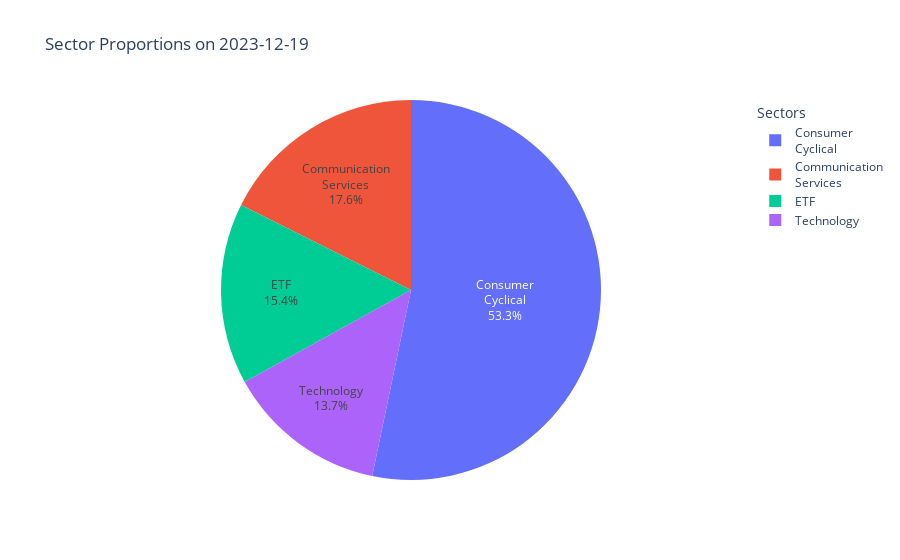

Write notebook code for a chart like this one.
### Code cell
def plot_sector_proportions(portfolio_data, sectors, date=None, max_label_length=15):
    date = NOTEBOOK_DATE or date or max(portfolio_data.keys())
    if date not in portfolio_data:
        raise ValueError(f"No data available for date: {date}")

    holdings = portfolio_data[date]['holdings']
    sector_values = defaultdict(float)
    total_value = 0

    for symbol, data in holdings.items():
        sector = sectors.get(symbol, 'ETF')
        market_value = float(data['market_value'])
        sector_values[sector] += market_value
        total_value += market_value

    labels = list(sector_values.keys())
    sizes = list(sector_values.values())
    percentages = [value / total_value * 100 for value in sizes]

    # Wrap long labels
    wrapped_labels = [wrap_label(label, max_label_length) for label in labels]

    hover_text = [f"{sector}<br>${value:,.2f}<br>{percentage:.2f}%"
                  for sector, value, percentage in zip(labels, sizes, percentages)]

    fig = go.Figure(data=[go.Pie(
        labels=wrapped_labels,
        values=sizes,
        text=[f'${value:,.2f}' for value in sizes],
        hovertext=hover_text,
        hoverinfo='text',
        textinfo='label+percent'
    )])

    fig.update_layout(
        title=f'Sector Proportions on {date}',
        showlegend=True,
        legend=dict(title="Sectors")
    )

    return fig


def wrap_label(label, max_length):
    if len(label) <= max_length:
        return label

    # Find the last space before max_length
    split_index = label.rfind(' ', 0, max_length)
    if split_index == -1:  # If no space found, split at max_length
        split_index = max_length

    return f"{label[:split_index]}<br>{label[split_index:].strip()}"

# Example usage:
# plot_sector_proportions(portfolio_data, sectors, date="2024-04-10")
plot_sector_proportions(portfolio_data, sectors)

### Figure 1 — Plotly figure (JSON) as saved in the notebook; plotly's stock layout.template omitted (floating-point values rounded to 4 significant figures)
{"data": [{"hoverinfo": "text", "hovertext": ["ETF<br>$2,234.02<br>15.42%", "Consumer Cyclical<br>$7,716.60<br>53.28%", "Communication Services<br>$2,552.44<br>17.62%", "Technology<br>$1,981.37<br>13.68%"], "labels": ["ETF", "Consumer<br>Cyclical", "Communication<br>Services", "Technology"], "text": ["$2,234.02", "$7,716.60", "$2,552.44", "$1,981.37"], "textinfo": "label+percent", "type": "pie", "values": [2234.0, 7717.0, 2552.0, 1981.0]}], "layout": {"legend": {"title": {"text": "Sectors"}}, "showlegend": true, "title": {"text": "Sector Proportions on 2023-12-19"}}}
